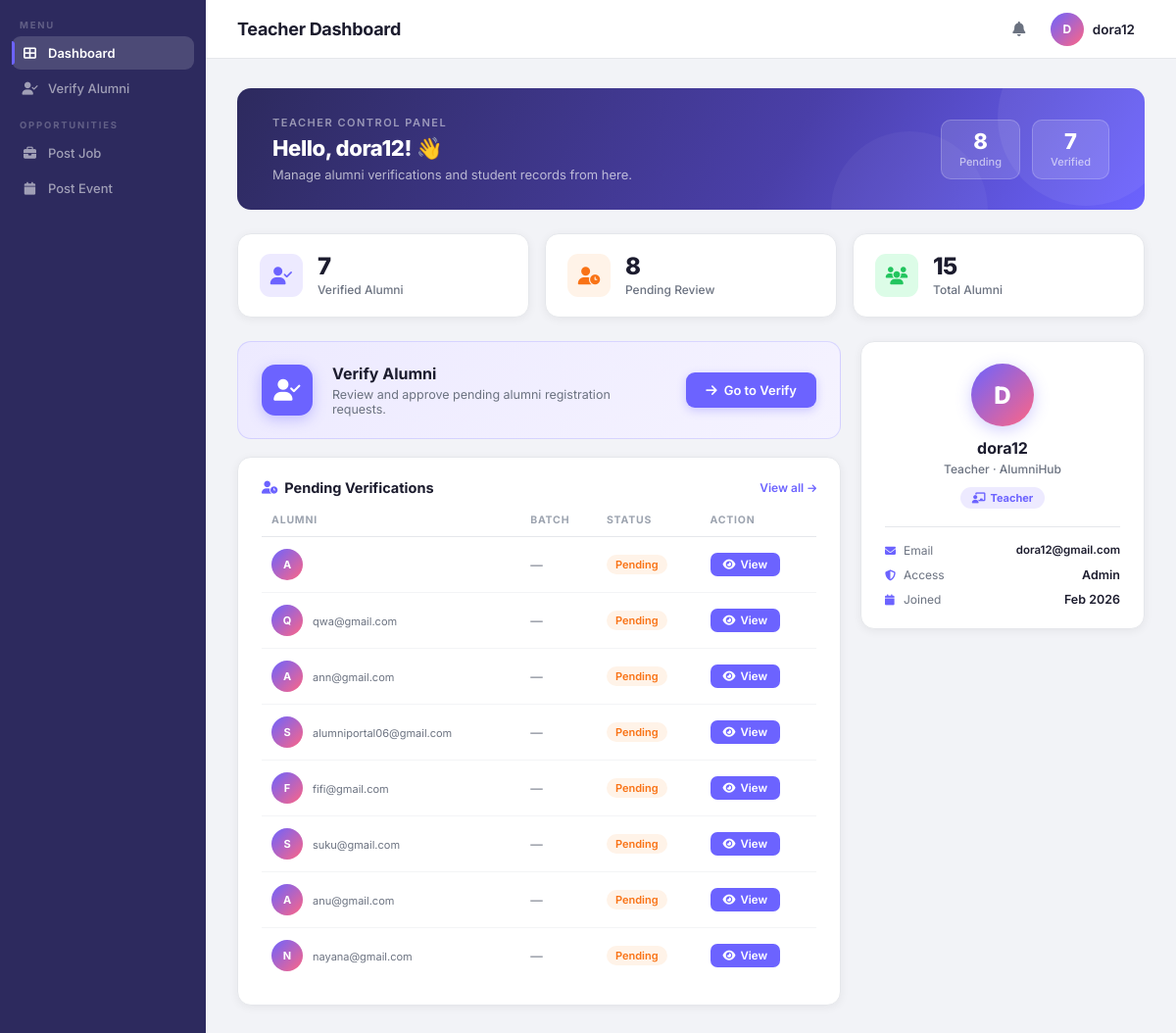
Before: /teacher/dashboard/ (signed in) with the older database file.
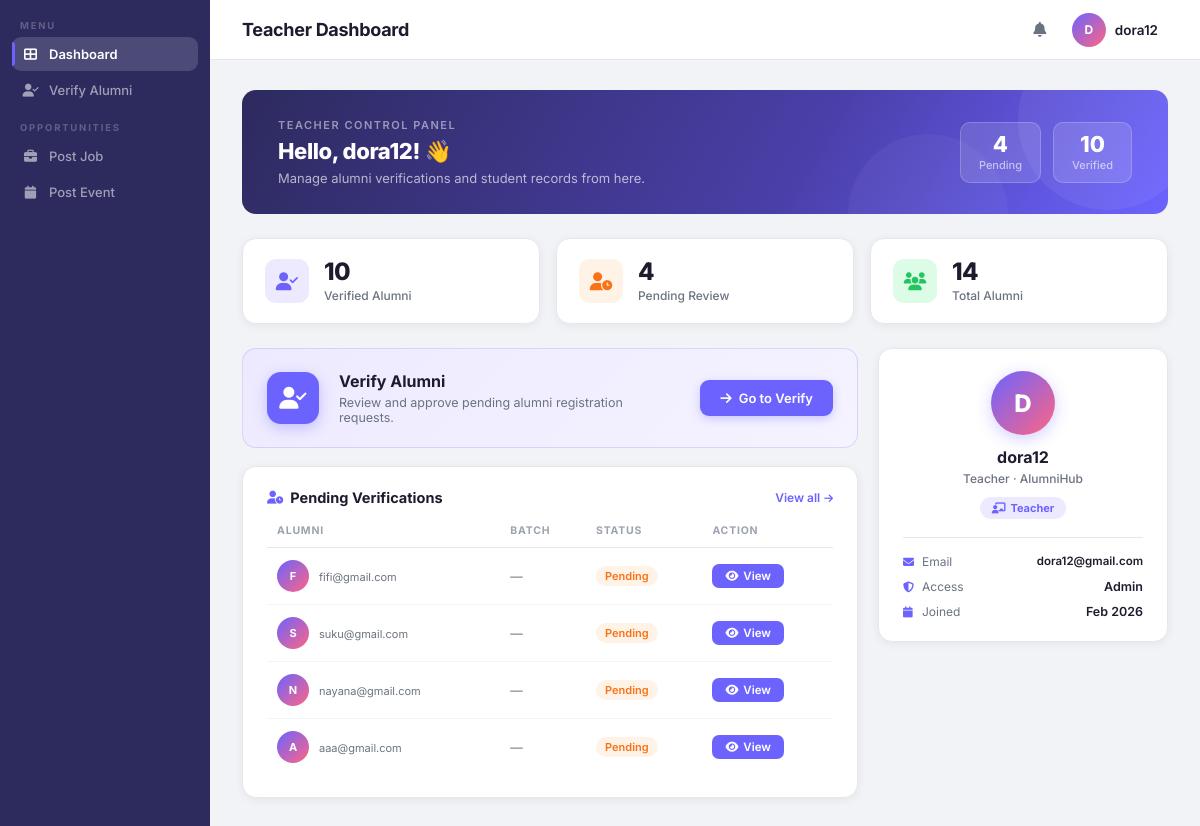
After: the same page with the newer database file.
### admin_module/models.py (models this page shows, shortened)
class SystemMetadata(models.Model):
    STATUS_CHOICES = [
        ('PENDING', 'Pending'),
        ('APPROVED', 'Approved'),
        ('REJECTED', 'Rejected'),
    ]
    user = models.OneToOneField(User, on_delete=models.CASCADE)
    created_at = models.DateTimeField(default=timezone.now)
    updated_at = models.DateTimeField(auto_now=True)
    status = models.CharField(
        max_length=10,
        choices=STATUS_CHOICES,
        default='PENDING'
    )
    profile_completion = models.IntegerField(default=0)

### teacher_module/views.py (the view)
# urls.py: path('dashboard/', views.teacher_dashboard, name='teacher_dashboard'),
@login_required
def teacher_dashboard(request):
    pending_requests = SystemMetadata.objects.filter(status="PENDING")
    verified_count = SystemMetadata.objects.filter(status="APPROVED").count()
    pending_count = pending_requests.count()
    total_alumni = SystemMetadata.objects.count()
    return render(request, "teacher/teacher_dashboard.html", {
        "pending_requests": pending_requests,
        "verified_count": verified_count,
        "pending_count": pending_count,
        "total_alumni": total_alumni,
    })

### templates/teacher/teacher_dashboard.html (shortened to what the changed rows need)
<!DOCTYPE html>
<html lang="en">
<head>
    <link rel="stylesheet" href="https://cdnjs.cloudflare.com/ajax/libs/font-awesome/6.4.0/css/all.min.css">
</head>
<body>
<div class="main">
    <div class="page">
        <div class="welcome-strip">
            <div class="ws-right">
                <div class="ws-badge">
                    <div class="ws-badge-num">{{ pending_count }}</div>
                    <div class="ws-badge-lbl">Pending</div>
                </div>
                <div class="ws-badge">
                    <div class="ws-badge-num">{{ verified_count }}</div>
                    <div class="ws-badge-lbl">Verified</div>
                </div>
            </div>
        </div>
        <div class="stats-row">
            <div class="stat-card">
                <div>
                    <div class="stat-val">{{ verified_count }}</div>
                    <div class="stat-lbl">Verified Alumni</div>
                </div>
            </div>
            <div class="stat-card">
                <div>
                    <div class="stat-val">{{ pending_count }}</div>
                    <div class="stat-lbl">Pending Review</div>
                </div>
            </div>
            <div class="stat-card">
                <div>
                    <div class="stat-val">{{ total_alumni }}</div>
                    <div class="stat-lbl">Total Alumni</div>
                </div>
            </div>
        </div>
        <div class="two-col">
            <div>
                <div class="card">
                    <table class="tbl">
                        <thead>
                            <tr>
                                <th>Alumni</th>
                                <th>Batch</th>
                                <th>Status</th>
                                <th>Action</th>
                            </tr>
                        </thead>
                        <tbody>
                        {% for request in pending_requests %}
                        <tr>
                            <td>
                                <div class="p-cell">
                                    <div class="p-av">
                                        {{ request.user.username|first|upper }}
                                    </div>
                                    <div>
                                        <div class="p-d">
                                            {{ request.user.email }}
                                        </div>
                                    </div>
                                </div>
                            </td>
                            <td style="color:var(--muted);font-size:12.5px">
                                {{ request.user.alumniprofile.academicdetails.passout_year|default:"—" }}
                            </td>
                            <td>
                                <span class="pill pill-pending">Pending</span>
                            </td>
                            <td>
                                <a href="{% url 'teacher_view_alumni' request.user.id %}" class="btn-v">
                                    <i class="fas fa-eye"></i> View
                                </a>
                            </td>
                        </tr>
                        {% empty %}
                        <tr>
                            <td colspan="4" style="text-align:center;color:var(--muted);padding:20px;">
                                No pending requests
                            </td>
                        </tr>
                        {% endfor %}
                        </tbody>
                    </table>
                </div>
            </div>
</div>
</body>
</html>

Changed rows visible on the page:
no longer on this page (row edited): SystemMetadata: user.username|first "A", user.alumniprofile.academicdetails.passout_year "—"
no longer on this page (row edited): SystemMetadata: user.username|first "Q", user.email "qwa@gmail.com", user.alumniprofile.academicdetails.passout_year "—"
removed SystemMetadata: user.username|first "A", user.email "ann@gmail.com", user.alumniprofile.academicdetails.passout_year "—"
no longer on this page (row edited): SystemMetadata: user.username|first "S", user.email "alumniportal06@gmail.com", user.alumniprofile.academicdetails.passout_year "—"
removed SystemMetadata: user.username|first "A", user.email "anu@gmail.com", user.alumniprofile.academicdetails.passout_year "—"
added SystemMetadata: user.username|first "A", user.email "aaa@gmail.com", user.alumniprofile.academicdetails.passout_year "—"
Other visible differences:
{{ pending_count }}: "8" → "4"
{{ verified_count }}: "7" → "10"
{{ total_alumni }}: "15" → "14"
